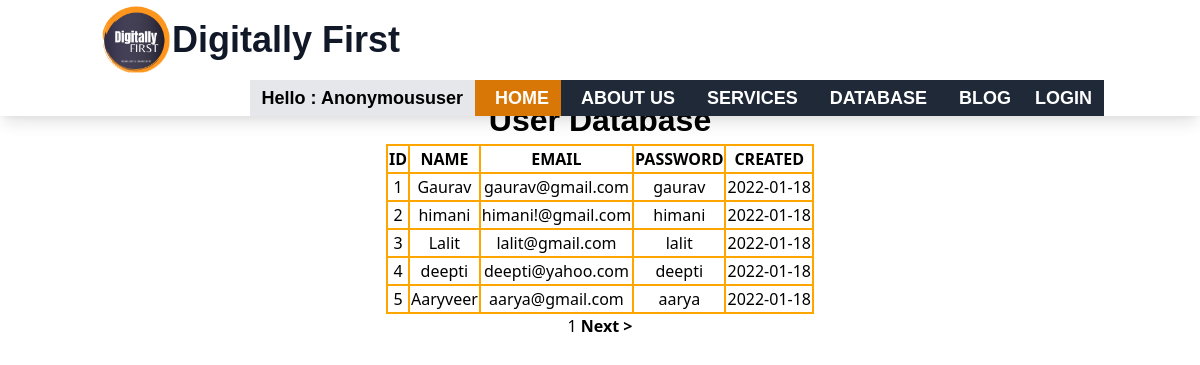
Screenshot of /database/ with the database file from the repository.
### app/models.py (models this page shows, shortened)
class Client(models.Model):
 name= models.CharField(max_length=100)
 email= models.EmailField(max_length=100)
 password= models.CharField(max_length=50)
 created = models.DateField(DateTimeField, null=True)

### app/views.py (the view)
# urls.py: path('database/', views.data, name="data"),
def data(request):
    new_data =Client.objects.all()  # fetching all post objects from database
    p = Paginator(new_data, 5)  # creating a paginator object
    page_number = request.GET.get('page')
    try:
        page_obj = p.get_page(page_number)  # returns the desired page object
    except PageNotAnInteger:
        page_obj = p.page(1)
    except EmptyPage:
        page_obj = p.page(p.num_pages)
    context = {'page_obj': page_obj}
    return render(request, 'database.html', context)

### templates/database.html (shortened to what this page needs)
{% extends 'base.html' %}
{% load static %}
{% block content %}
<br>
<br>
<br>
<br>
<!DOCTYPE html>
<html lang="en">
<head>
</head>
<body> <form action="" ></form>
 <table>
 <h1> User Database</h1>
 <th>ID</th>
 <th>NAME</th>
 <th>EMAIL</th>
 <th>PASSWORD</th>
 <th>CREATED</th>
 {% for data in page_obj.object_list %}
 <tr>
 <td> {{data.id | safe}}</td>
 <td> {{data.name |safe}}</td>
 <td> {{data.email |safe}}</td>
 <td> {{data.password | safe}}</td>
 <td> {{data.created | safe}}</td>
</tr>
 {% endfor %}
</table>
<center>
   <span>    {{page_obj.number}}     </span>
   {%if page_obj.has_next %}
       <a href="?page={{page_obj.next_page_number}}"> <strong>  Next >  </strong> </a>
   {% endif %}
</center>
</body>
</html>
{% endblock  %}

### templates/base.html (shortened to what this page needs)
{% load static %}
<!DOCTYPE html>
<html lang="en">
<head>
  <link rel="stylesheet" href="https://cdnjs.cloudflare.com/ajax/libs/font-awesome/5.15.3/css/all.min.css" />
  <link href="https://unpkg.com/tailwindcss@^2/dist/tailwind.min.css" rel="stylesheet">
</head>
<body>
  <nav class="fixed z-50 w-full bg-white top-0 flex flex-wrap items-center justify-between px-auto py-auto shadow-lg ">
    <div class="container px-2 mx-auto flex flex-wrap items-center justify-between">
      <div class="w-full relative flex justify-between lg:w-auto lg:static lg:block lg:justify-start">
        <a class="flex title-font font-medium text-4xl items-center text-gray-900 mb-4 md:mb-0 font-bold text-black-700 hover:text-yellow-600"
          href="/">
          <img src="{% static 'img/LOGO.png' %}" fill="none" stroke="currentColor" stroke-linecap="round"
            stroke-linejoin="round" stroke-width="" class="w-15 h-20 text-white pt-1  rounded-lg" viewBox="0 0 24 24">
          Digitally First
        </a>
      </div>
      <div class="lg:flex flex-grow items-center hidden" id="example-navbar-danger">
        <ul class="flex flex-col lg:flex-row list-none lg:ml-auto ">
          <li class="nav-item ">
            <a class="px-3 py-1  flex items-center text-lg title-font bg-gray-200
             font-semibold text-black  hover:text-black-600 " {% if request.user %} <a class="navbar-brand"
              href="">Hello : {{request.user| title}}</a>
            {% else %}
            <a class="navbar-brand" href="">no</a>
            {% endif %}
          </li>
          <li class="nav-item">
            <a class="px-3 py-1  flex items-center text-lg uppercase bg-yellow-600 font-bold text-white hover:text-black-600 "
              href="/">
              <span class="ml-2"> Home</span>
            </a>
          </li>
          <li class="nav-item">
            <a class="px-3 py-1 flex items-center text-lg bg-gray-800 uppercase font-bold text-white hover:text-yellow-600"
              href="/aboutus/">
              <span class="ml-2">About Us</span>
            </a>
          </li>
          <li class="nav-item">
            <a class="px-3 py-1 flex items-center text-lg bg-gray-800 uppercase font-bold text-white hover:text-yellow-600 "
              href="/services/">
              <span class="ml-2">Services</span>
            </a>
          <li class="nav-item">
            <a href="/database/"
              class="px-3 py-1 flex items-center text-lg bg-gray-800 uppercase font-bold text-white hover:text-yellow-600 ">
              <span class="ml-2">DATABASE</span>
            </a>
          <li class="nav-item">
            <a href="/blog/"
              class="px-3 py-1 flex items-center text-lg bg-gray-800 uppercase font-bold text-white hover:text-yellow-600 ">
              <span class="ml-2">BLOG</span>
            </a>
          <li class="nav-item">
            {% if request.user.is_authenticated %}
            <a href="{% url 'logout' %}" class="px-3 py-1 flex items-center text-lg bg-gray-800 uppercase font-bold text-white hover:text-yellow-600 "> LOGOUT</a>
            {% else %}
            <a href="{% url 'login' %}" class="px-3 py-1 flex items-center text-lg bg-gray-800 uppercase font-bold text-white hover:text-yellow-600 ">
            LOGIN</a>
            {% endif %}
          </li>
      </div>
  </nav>
  {% block content %}
  {% endblock %}

### templates/base.html (style rules this page uses)
html { scroll-behavior: smooth; }

### templates/database.html (style rules this page uses)
th ,td,table,tr,table { text-align: center; margin-left: auto; margin-right: auto; border: 2px solid rgb(255, 165, 0) }
h1,div { text-align: center; font-size:xx-large; font-weight: bold; align-content: center; font-family:'Gill Sans', 'Gill Sans MT', Calibri, 'Trebuchet MS', sans-serif; }

### rows the page displays
Client: id "1", name "Gaurav", email "gaurav@gmail.com", password "gaurav", created "2022-01-18"
Client: id "2", name "himani", email "himani!@gmail.com", password "himani", created "2022-01-18"
Client: id "3", name "Lalit", email "lalit@gmail.com", password "lalit", created "2022-01-18"
Client: id "4", name "deepti", email "deepti@yahoo.com", password "deepti", created "2022-01-18"
Client: id "5", name "Aaryveer", email "aarya@gmail.com", password "aarya", created "2022-01-18"

### other values shown
{{ request.user| title }} "Anonymoususer"
{{ page_obj.number }} "1"
